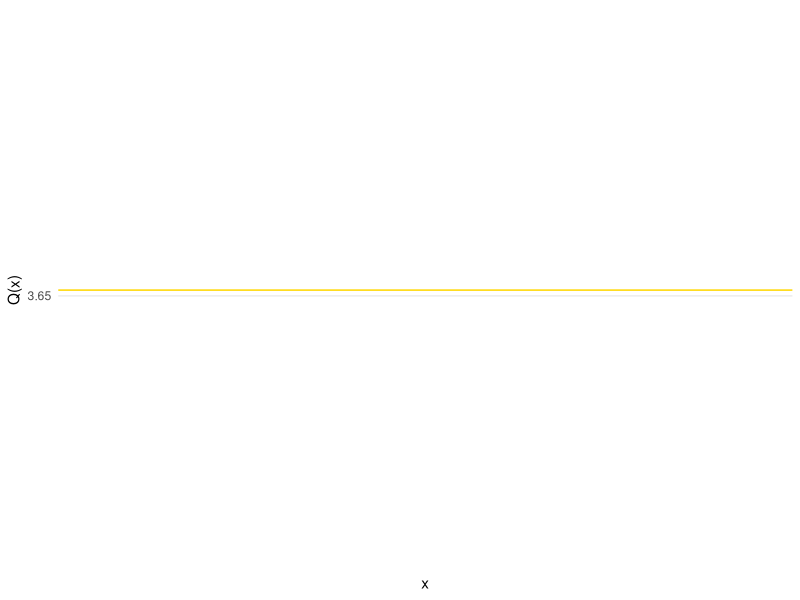
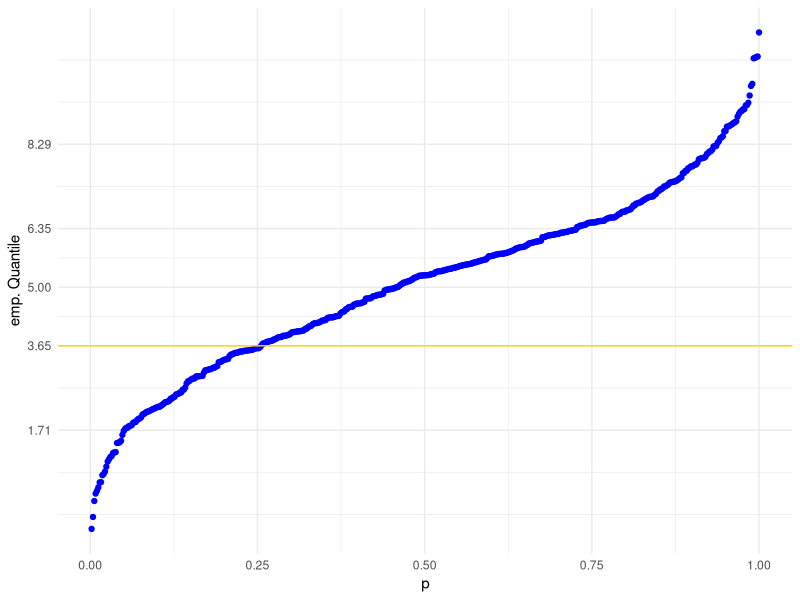
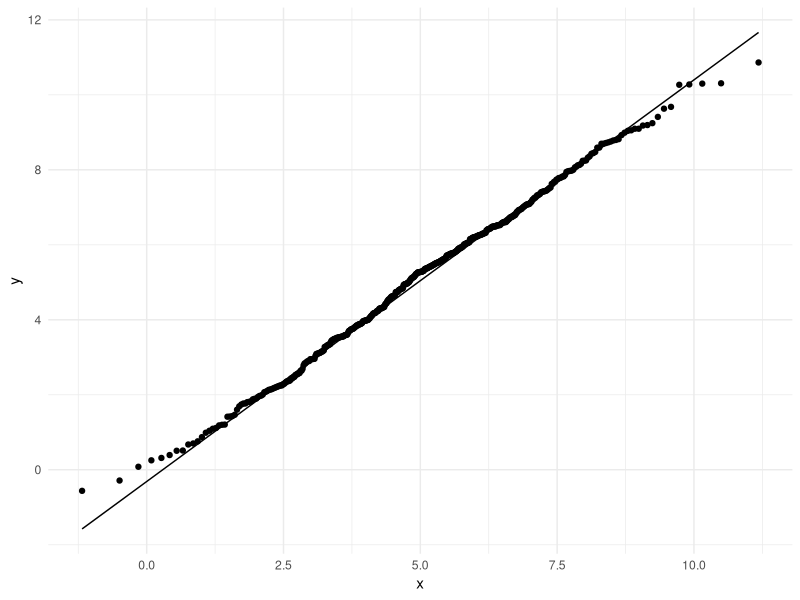

These charts were generated, in order, by the following R code:
## ---- chunk 1
library(tidyverse)
ggplot(data.frame(x=c(0,1)), aes(x)) +
  stat_function(fun = "qnorm", args = list(mean = 5, sd = 2),
                colour = "blue") + ylab("Q(x)") +
  geom_hline(yintercept = qnorm(0.25, mean = 5, sd = 2), colour = "gold") +
  scale_y_continuous(breaks=round(qnorm(c(0.05, 0.25, 0.5, 0.75, 0.95), mean = 5, sd = 2), 2) ) +
  theme_minimal()
## ---- chunk 2
(q_025 <- qnorm(0.25, mean = 5, sd = 2))
## ---- chunk 3
pnorm(q_025, mean = 5, sd = 2)
## ---- chunk 4
df <- tibble(x = rnorm(500, mean = 5, sd = 2))
## ---- chunk 5
df %>%
  mutate(ord_x = sort(x), p = ecdf(ord_x)(ord_x)) %>%
  ggplot(aes(x = p, y = ord_x)) + geom_point(colour = "blue") + 
  geom_hline(yintercept = qnorm(0.25, mean = 5, sd = 2), colour = "gold") +
  scale_y_continuous(breaks=round(qnorm(c(0.05, 0.25, 0.5, 0.75, 0.95), mean = 5, sd = 2), 2) ) +
  ylab("emp. Quantile") + theme_minimal()
## ---- chunk 6
ggplot(df, aes(sample = x)) + 
  stat_qq(distribution = qnorm, dparams = list(mean = 5, sd = 2)) +
  stat_qq_line(distribution = qnorm, dparams = list(mean = 5, sd = 2)) +
  theme_minimal()

